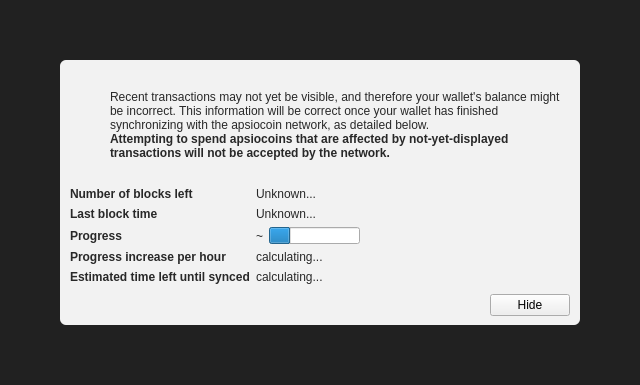
<?xml version="1.0" encoding="UTF-8"?>
<ui version="4.0">
 <class>ModalOverlay</class>
 <widget class="ModalOverlay" name="ModalOverlay">
  <property name="geometry">
   <rect>
    <x>0</x>
    <y>0</y>
    <width>640</width>
    <height>385</height>
   </rect>
  </property>
  <property name="windowTitle">
   <string>Form</string>
  </property>
  <layout class="QVBoxLayout" name="verticalLayout" stretch="0">
   <property name="sizeConstraint">
    <enum>QLayout::SetDefaultConstraint</enum>
   </property>
   <property name="leftMargin">
    <number>0</number>
   </property>
   <property name="topMargin">
    <number>0</number>
   </property>
   <property name="rightMargin">
    <number>0</number>
   </property>
   <property name="bottomMargin">
    <number>0</number>
   </property>
   <item>
    <widget class="QWidget" name="bgWidget" native="true">
     <property name="styleSheet">
      <string notr="true">#bgWidget { background: rgba(0,0,0,220); }</string>
     </property>
     <layout class="QVBoxLayout" name="verticalLayoutMain" stretch="1">
      <property name="leftMargin">
       <number>60</number>
      </property>
      <property name="topMargin">
       <number>60</number>
      </property>
      <property name="rightMargin">
       <number>60</number>
      </property>
      <property name="bottomMargin">
       <number>60</number>
      </property>
      <item>
       <widget class="QWidget" name="contentWidget" native="true">
        <property name="styleSheet">
         <string notr="true">#contentWidget { background: rgba(255,255,255,240); border-radius: 6px; }

QLabel { color: rgb(40,40,40);  }</string>
        </property>
        <layout class="QVBoxLayout" name="verticalLayoutSub" stretch="1,0,0,0">
         <property name="spacing">
          <number>0</number>
         </property>
         <property name="leftMargin">
          <number>10</number>
         </property>
         <property name="topMargin">
          <number>10</number>
         </property>
         <property name="rightMargin">
          <number>10</number>
         </property>
         <property name="bottomMargin">
          <number>10</number>
         </property>
         <item>
          <layout class="QHBoxLayout" name="horizontalLayoutIconText" stretch="0,1">
           <property name="topMargin">
            <number>20</number>
           </property>
           <item>
            <layout class="QVBoxLayout" name="verticalLayoutIcon">
             <property name="leftMargin">
              <number>0</number>
             </property>
             <item>
              <widget class="QPushButton" name="warningIcon">
               <property name="enabled">
                <bool>false</bool>
               </property>
               <property name="text">
                <string/>
               </property>
               <property name="icon">
                <iconset>
                 <normaloff>:/icons/warning</normaloff>
                 <disabledoff>:/icons/warning</disabledoff>:/icons/warning</iconset>
               </property>
               <property name="iconSize">
                <size>
                 <width>48</width>
                 <height>48</height>
                </size>
               </property>
               <property name="flat">
                <bool>true</bool>
               </property>
              </widget>
             </item>
             <item>
              <spacer name="verticalSpacerWarningIcon">
               <property name="orientation">
                <enum>Qt::Vertical</enum>
               </property>
               <property name="sizeHint" stdset="0">
                <size>
                 <width>20</width>
                 <height>40</height>
                </size>
               </property>
              </spacer>
             </item>
            </layout>
           </item>
           <item>
            <layout class="QVBoxLayout" name="verticalLayoutInfoText">
             <property name="leftMargin">
              <number>0</number>
             </property>
             <property name="topMargin">
              <number>0</number>
             </property>
             <item>
              <widget class="QLabel" name="infoText">
               <property name="text">
                <string>Recent transactions may not yet be visible, and therefore your wallet's balance might be incorrect. This information will be correct once your wallet has finished synchronizing with the apsiocoin network, as detailed below.</string>
               </property>
               <property name="textFormat">
                <enum>Qt::RichText</enum>
               </property>
               <property name="wordWrap">
                <bool>true</bool>
               </property>
              </widget>
             </item>
             <item>
              <widget class="QLabel" name="infoTextStrong">
               <property name="font">
                <font>
                 <weight>75</weight>
                 <bold>true</bold>
                </font>
               </property>
               <property name="text">
                <string>Attempting to spend apsiocoins that are affected by not-yet-displayed transactions will not be accepted by the network.</string>
               </property>
               <property name="textFormat">
                <enum>Qt::RichText</enum>
               </property>
               <property name="wordWrap">
                <bool>true</bool>
               </property>
              </widget>
             </item>
             <item>
              <spacer name="verticalSpacerInTextSpace">
               <property name="orientation">
                <enum>Qt::Vertical</enum>
               </property>
               <property name="sizeHint" stdset="0">
                <size>
                 <width>20</width>
                 <height>40</height>
                </size>
               </property>
              </spacer>
             </item>
            </layout>
           </item>
          </layout>
         </item>
         <item>
          <spacer name="verticalSpacerAfterText">
           <property name="orientation">
            <enum>Qt::Vertical</enum>
           </property>
           <property name="sizeHint" stdset="0">
            <size>
             <width>20</width>
             <height>40</height>
            </size>
           </property>
          </spacer>
         </item>
         <item>
          <layout class="QFormLayout" name="formLayout">
           <property name="fieldGrowthPolicy">
            <enum>QFormLayout::FieldsStayAtSizeHint</enum>
           </property>
           <property name="horizontalSpacing">
            <number>6</number>
           </property>
           <property name="verticalSpacing">
            <number>6</number>
           </property>
           <property name="topMargin">
            <number>10</number>
           </property>
           <item row="0" column="0">
            <widget class="QLabel" name="labelNumberOfBlocksLeft">
             <property name="font">
              <font>
               <weight>75</weight>
               <bold>true</bold>
              </font>
             </property>
             <property name="text">
              <string>Number of blocks left</string>
             </property>
            </widget>
           </item>
           <item row="0" column="1">
            <widget class="QLabel" name="numberOfBlocksLeft">
             <property name="text">
              <string>Unknown...</string>
             </property>
            </widget>
           </item>
           <item row="1" column="0">
            <widget class="QLabel" name="labelLastBlockTime">
             <property name="font">
              <font>
               <weight>75</weight>
               <bold>true</bold>
              </font>
             </property>
             <property name="text">
              <string>Last block time</string>
             </property>
            </widget>
           </item>
           <item row="1" column="1">
            <widget class="QLabel" name="newestBlockDate">
             <property name="sizePolicy">
              <sizepolicy hsizetype="Maximum" vsizetype="Preferred">
               <horstretch>0</horstretch>
               <verstretch>0</verstretch>
              </sizepolicy>
             </property>
             <property name="text">
              <string>Unknown...</string>
             </property>
            </widget>
           </item>
           <item row="2" column="0">
            <widget class="QLabel" name="labelSyncDone">
             <property name="font">
              <font>
               <weight>75</weight>
               <bold>true</bold>
              </font>
             </property>
             <property name="text">
              <string>Progress</string>
             </property>
            </widget>
           </item>
           <item row="2" column="1">
            <layout class="QHBoxLayout" name="horizontalLayoutSync" stretch="0,1">
             <item>
              <widget class="QLabel" name="percentageProgress">
               <property name="text">
                <string notr="true">~</string>
               </property>
              </widget>
             </item>
             <item>
              <widget class="QProgressBar" name="progressBar">
               <property name="value">
                <number>24</number>
               </property>
               <property name="format">
                <string/>
               </property>
              </widget>
             </item>
            </layout>
           </item>
           <item row="4" column="0">
            <widget class="QLabel" name="labelProgressIncrease">
             <property name="font">
              <font>
               <weight>75</weight>
               <bold>true</bold>
              </font>
             </property>
             <property name="text">
              <string>Progress increase per hour</string>
             </property>
            </widget>
           </item>
           <item row="4" column="1">
            <widget class="QLabel" name="progressIncreasePerH">
             <property name="text">
              <string>calculating...</string>
             </property>
            </widget>
           </item>
           <item row="5" column="0">
            <widget class="QLabel" name="labelEstimatedTimeLeft">
             <property name="font">
              <font>
               <weight>75</weight>
               <bold>true</bold>
              </font>
             </property>
             <property name="text">
              <string>Estimated time left until synced</string>
             </property>
            </widget>
           </item>
           <item row="5" column="1">
            <widget class="QLabel" name="expectedTimeLeft">
             <property name="text">
              <string>calculating...</string>
             </property>
            </widget>
           </item>
          </layout>
         </item>
         <item>
          <layout class="QHBoxLayout" name="horizontalLayoutButtons">
           <property name="leftMargin">
            <number>10</number>
           </property>
           <property name="topMargin">
            <number>10</number>
           </property>
           <item>
            <spacer name="horizontalSpacer">
             <property name="orientation">
              <enum>Qt::Horizontal</enum>
             </property>
             <property name="sizeHint" stdset="0">
              <size>
               <width>40</width>
               <height>20</height>
              </size>
             </property>
            </spacer>
           </item>
           <item>
            <widget class="QPushButton" name="closeButton">
             <property name="text">
              <string>Hide</string>
             </property>
            </widget>
           </item>
          </layout>
         </item>
        </layout>
       </widget>
      </item>
     </layout>
    </widget>
   </item>
  </layout>
 </widget>
 <customwidgets>
  <customwidget>
   <class>ModalOverlay</class>
   <extends>QWidget</extends>
   <header>qt/modaloverlay.h</header>
   <container>1</container>
  </customwidget>
 </customwidgets>
 <resources/>
 <connections/>
</ui>
